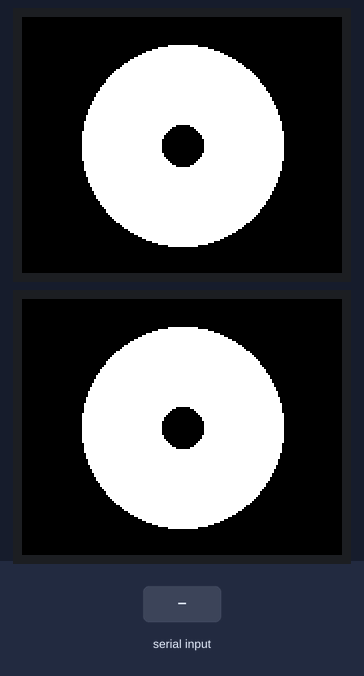
Simulated run of this sketch. Board: Arduino Uno, built with avr-gcc and run on an emulated ATmega328P. On the bench: 2 × 160×128 colour display. Inputs (shaded band) come from the test bench. What the sketch prints to the serial monitor is not drawn.

Above: at 1.2 s.
1.3 s: "1" received over Serial
At 2.4 s:
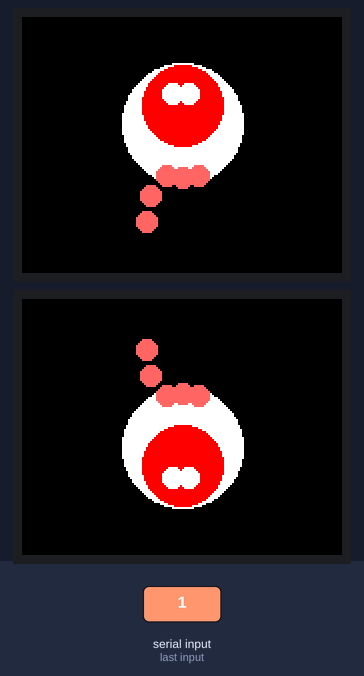
2.9 s: "2" received over Serial
At 4.3 s:
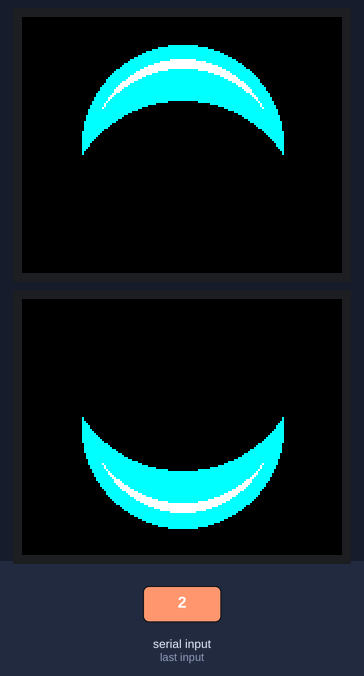
4.6 s: "3" received over Serial
At 5.8 s:
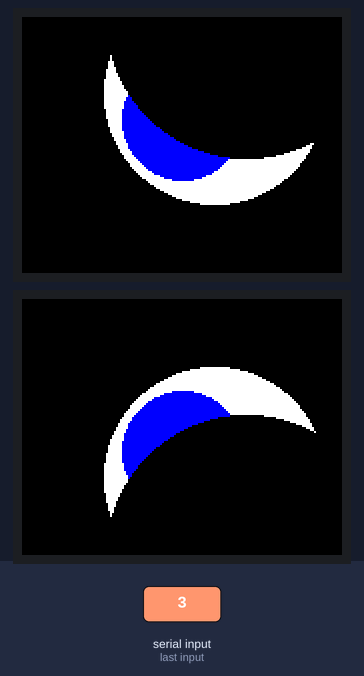
6.2 s: "4" received over Serial
At 6.8 s:
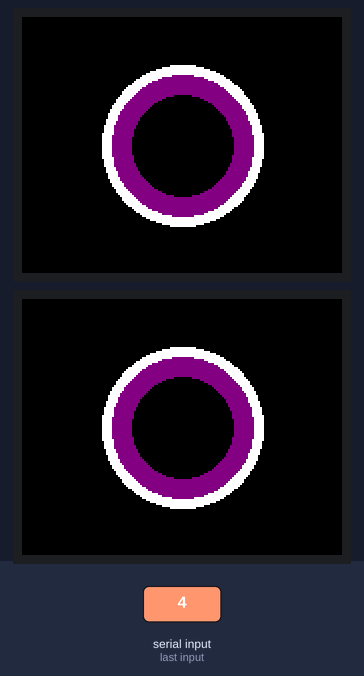
7.8 s: "5" received over Serial
At 8.3 s:
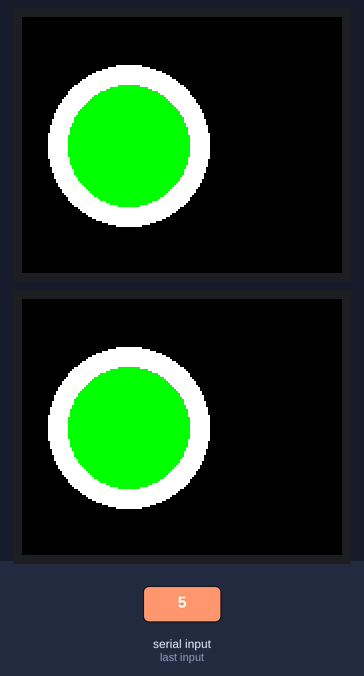
9.4 s: "0" received over Serial
At 10.5 s:
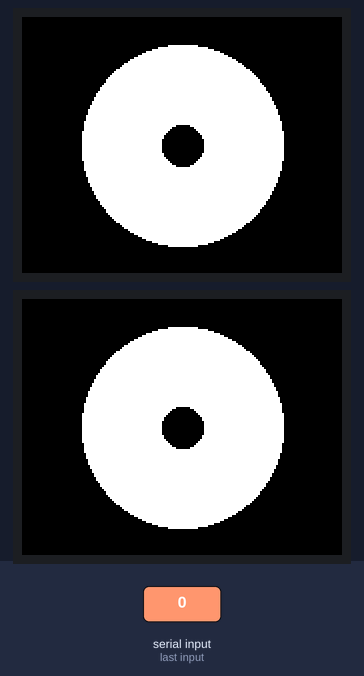
Timing chart, 0 to 11.9 s (numbered marks = the images above; inputs shaded):
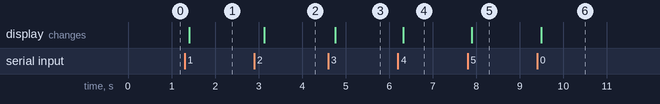

Measured:
- after the input at 1.3 s, the display: changes after 0.11 s (image 1)
- after the input at 2.9 s, the display: changes after 0.23 s (image 2)
- after the input at 4.6 s, the display: changes after 0.16 s (image 3)
- after the input at 6.2 s, the display: changes after 0.13 s (image 4)
- after the input at 7.8 s, the display: changes after 0.10 s (image 5)
- after the input at 9.4 s, the display: changes after 0.10 s (image 6)

The sketch:

Eye.ino
```cpp
#include <TFT.h>
#include <SPI.h>

#define LCS   8
#define LDC   7
#define LRESET 6

#define RCS   4
#define RDC   3
#define RRESET 2

TFT screenLeft = TFT(LCS, LDC, LRESET);
TFT screenRight = TFT(RCS, RDC, RRESET);

int emotionTime = 500;

void setBackground(int r, int g, int b){
  screenLeft.background(b, g, r);
  screenRight.background(b, g, r);
}

void setColor(int r, int g, int b){
  screenLeft.fill(b, g, r);
  screenLeft.stroke(b, g, r);
  screenRight.fill(b, g, r);
  screenRight.stroke(b, g, r);
}

void printCircle(float x, float y, int r){
  int width = screenLeft.width(), height = screenLeft.height();
  screenLeft.circle(width - width * x, height * y, r);
  screenRight.circle(width - width * x, height - height * y, r);
}

void neutral(){
  setBackground(0, 0, 0);
  setColor(255, 255, 255);
  printCircle(0.5, 0.5, 50);
  setColor(0, 0, 0);
  printCircle(0.5, 0.5, 10);
}
// Input 1
void sad(){
    Serial.println("I am sad...");
    setBackground(0, 0, 0);
    int a = 80, b = 50;
    int as = 80 * 80, bs = 50 * 50;
    setColor(255, 255, 255);
    printCircle(0.5, 0.42, 30);
    setColor(0, 0, 255);
    printCircle(0.5, 0.35, 20);
    setColor(255, 255, 255);
    printCircle(0.48, 0.3, 5);
    printCircle(0.53, 0.3, 5);
    setColor(100, 100, 255);
    printCircle(0.55, 0.62, 5);
    printCircle(0.45, 0.62, 5);
    printCircle(0.5, 0.63, 5);
    printCircle(0.6, 0.7, 5);
    printCircle(0.61, 0.8, 5);
    delay(emotionTime);
}
// Input 2
void happy(){
    Serial.println("I am happy!");
    setBackground(0, 0, 0);
    setColor(255, 255, 0);
    printCircle(0.5, 0.5, 50);
    setColor(255, 255, 255);
    printCircle(0.5, 0.52, 45);
    setColor(255, 255, 0);
    printCircle(0.5, 0.6, 50);
    setColor(0, 0, 0);
    printCircle(0.5, 0.8, 60);
    delay(emotionTime);
}
// Input 3
void angry(){
    Serial.println("I AM ANGRY!!!!!!");
    setBackground(0, 0, 0);
    setColor(255, 255, 255);
    printCircle(0.4, 0.3, 55);
    setColor(255, 0, 0);
    printCircle(0.5, 0.4, 30);
    setColor(0, 0, 0);
    printCircle(0.3, 0, 70);
    delay(emotionTime);
}
// Input 4
void scared(){
    Serial.println("I'm scared");
    setBackground(0, 0, 0);
    setColor(255, 255, 255);
    printCircle(0.5, 0.5, 40);
    setColor(128, 0, 128);
    printCircle(0.5, 0.5, 35);
    setColor(0, 0, 0);
    printCircle(0.5, 0.5, 25);
    delay(emotionTime);
}
// Input 5
void disgusted(){
    Serial.println("I'm... dis-gusted...");
    setBackground(0, 0, 0);
    setColor(255, 255, 255);
    printCircle(0.666, 0.5, 40);
    setColor(0, 255, 0);
    printCircle(0.666, 0.5, 30);
    delay(emotionTime);
}

void setup(){
    Serial.begin(9600);
    screenLeft.begin();
    screenRight.begin();
    neutral();
    Serial.println("I am ready to start");
}

void loop(){
    char in = '9';

    if (Serial.available() > 0){
        in = Serial.read();
        Serial.print("Recieved ");
        Serial.println(in);
    }
    switch (in){
        case '0':
        neutral();
        break;
        case '1':
        sad();
        break;
        case '2':
        happy();
        break;
        case '3':
        angry();
        break;
        case '4':
        scared();
        break;
        case '5':
        disgusted();
        break;
    }
}
```
